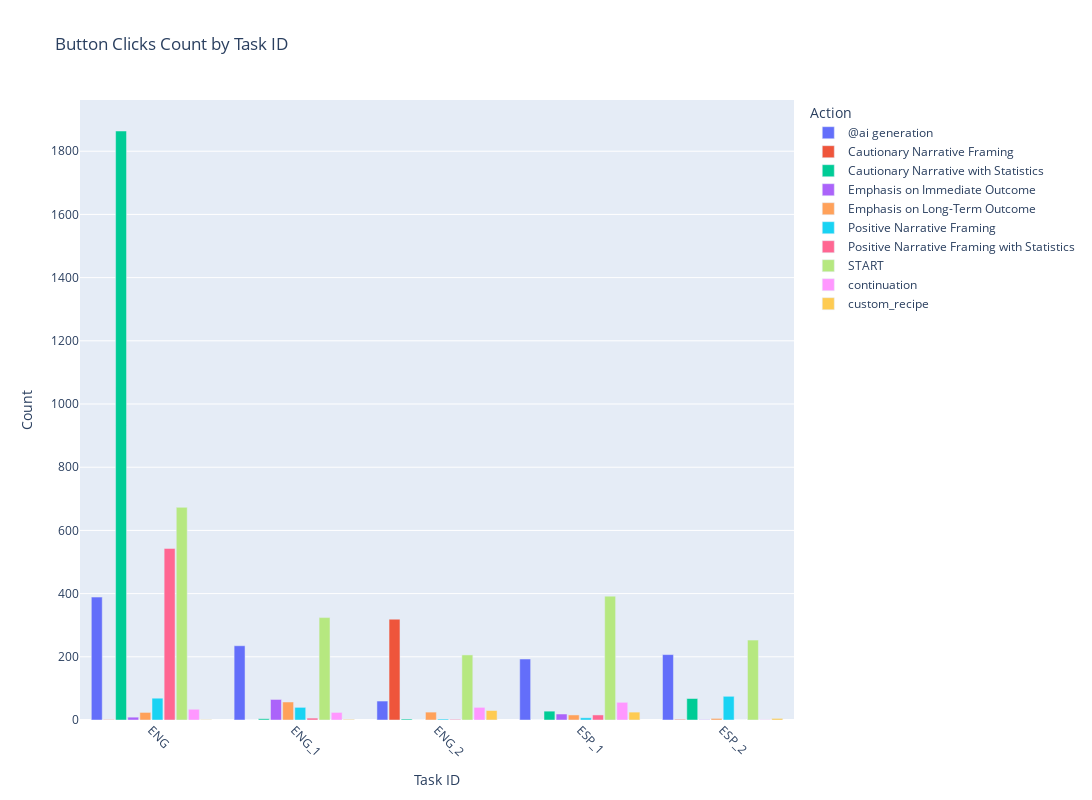

The notebook cell this image was saved under:
### Code cell
fig = px.bar(
    aggregate_data, 
    x='task_id', 
    y='backspace_count', 
    color='from_action',
    # hover_data={'feature_filtered': True, 'count': True, 'feature_filtered': True},
    # labels={'task_id': 'Task ID', 'count': 'Count', 'filtered_action': 'feature_filtered'},
    title='Button Clicks Count by Task ID',
    # histfunc='sum'
)

# Customize the layout
fig.update_layout(
    xaxis_title='Task ID',
    yaxis_title='Count',
    legend_title='Action',
    barmode='group',
    bargap=0.15,
    bargroupgap=0.1,
    width=1600,
    height=800
)

# Rotate x-axis labels
fig.update_xaxes(tickangle=45)

# Show the plot
fig.show()

### Figure 1 — Plotly figure (JSON) as saved in the notebook; plotly's stock layout.template omitted (floating-point values rounded to 4 significant figures)
{"data": [{"alignmentgroup": "True", "hovertemplate": "from_action=@ai generation<br>task_id=%{x}<br>backspace_count=%{y}<extra></extra>", "legendgroup": "@ai generation", "marker": {"color": "#636efa", "pattern": {"shape": ""}}, "name": "@ai generation", "offsetgroup": "@ai generation", "orientation": "v", "showlegend": true, "textposition": "auto", "type": "bar", "x": ["ENG", "ENG_1", "ENG_2", "ESP_1", "ESP_2"], "xaxis": "x", "y": [389, 235, 60, 193, 207], "yaxis": "y"}, {"alignmentgroup": "True", "hovertemplate": "from_action=Cautionary Narrative Framing<br>task_id=%{x}<br>backspace_count=%{y}<extra></extra>", "legendgroup": "Cautionary Narrative Framing", "marker": {"color": "#EF553B", "pattern": {"shape": ""}}, "name": "Cautionary Narrative Framing", "offsetgroup": "Cautionary Narrative Framing", "orientation": "v", "showlegend": true, "textposition": "auto", "type": "bar", "x": ["ENG", "ENG_1", "ENG_2", "ESP_1", "ESP_2"], "xaxis": "x", "y": [1, 0, 319, 0, 2], "yaxis": "y"}, {"alignmentgroup": "True", "hovertemplate": "from_action=Cautionary Narrative with Statistics<br>task_id=%{x}<br>backspace_count=%{y}<extra></extra>", "legendgroup": "Cautionary Narrative with Statistics", "marker": {"color": "#00cc96", "pattern": {"shape": ""}}, "name": "Cautionary Narrative with Statistics", "offsetgroup": "Cautionary Narrative with Statistics", "orientation": "v", "showlegend": true, "textposition": "auto", "type": "bar", "x": ["ENG", "ENG_1", "ENG_2", "ESP_1", "ESP_2"], "xaxis": "x", "y": [1864, 4, 3, 28, 68], "yaxis": "y"}, {"alignmentgroup": "True", "hovertemplate": "from_action=Emphasis on Immediate Outcome<br>task_id=%{x}<br>backspace_count=%{y}<extra></extra>", "legendgroup": "Emphasis on Immediate Outcome", "marker": {"color": "#ab63fa", "pattern": {"shape": ""}}, "name": "Emphasis on Immediate Outcome", "offsetgroup": "Emphasis on Immediate Outcome", "orientation": "v", "showlegend": true, "textposition": "auto", "type": "bar", "x": ["ENG", "ENG_1", "ENG_2", "ESP_1", "ESP_2"], "xaxis": "x", "y": [9, 65, 0, 19, 1], "yaxis": "y"}, {"alignmentgroup": "True", "hovertemplate": "from_action=Emphasis on Long-Term Outcome<br>task_id=%{x}<br>backspace_count=%{y}<extra></extra>", "legendgroup": "Emphasis on Long-Term Outcome", "marker": {"color": "#FFA15A", "pattern": {"shape": ""}}, "name": "Emphasis on Long-Term Outcome", "offsetgroup": "Emphasis on Long-Term Outcome", "orientation": "v", "showlegend": true, "textposition": "auto", "type": "bar", "x": ["ENG", "ENG_1", "ENG_2", "ESP_1", "ESP_2"], "xaxis": "x", "y": [24, 57, 25, 16, 5], "yaxis": "y"}, {"alignmentgroup": "True", "hovertemplate": "from_action=Positive Narrative Framing<br>task_id=%{x}<br>backspace_count=%{y}<extra></extra>", "legendgroup": "Positive Narrative Framing", "marker": {"color": "#19d3f3", "pattern": {"shape": ""}}, "name": "Positive Narrative Framing", "offsetgroup": "Positive Narrative Framing", "orientation": "v", "showlegend": true, "textposition": "auto", "type": "bar", "x": ["ENG", "ENG_1", "ENG_2", "ESP_1", "ESP_2"], "xaxis": "x", "y": [69, 40, 3, 7, 75], "yaxis": "y"}, {"alignmentgroup": "True", "hovertemplate": "from_action=Positive Narrative Framing with Statistics<br>task_id=%{x}<br>backspace_count=%{y}<extra></extra>", "legendgroup": "Positive Narrative Framing with Statistics", "marker": {"color": "#FF6692", "pattern": {"shape": ""}}, "name": "Positive Narrative Framing with Statistics", "offsetgroup": "Positive Narrative Framing with Statistics", "orientation": "v", "showlegend": true, "textposition": "auto", "type": "bar", "x": ["ENG", "ENG_1", "ENG_2", "ESP_1", "ESP_2"], "xaxis": "x", "y": [543, 6, 2, 16, 0], "yaxis": "y"}, {"alignmentgroup": "True", "hovertemplate": "from_action=START<br>task_id=%{x}<br>backspace_count=%{y}<extra></extra>", "legendgroup": "START", "marker": {"color": "#B6E880", "pattern": {"shape": ""}}, "name": "START", "offsetgroup": "START", "orientation": "v", "showlegend": true, "textposition": "auto", "type": "bar", "x": ["ENG", "ENG_1", "ENG_2", "ESP_1", "ESP_2"], "xaxis": "x", "y": [673, 324, 206, 392, 253], "yaxis": "y"}, {"alignmentgroup": "True", "hovertemplate": "from_action=continuation<br>task_id=%{x}<br>backspace_count=%{y}<extra></extra>", "legendgroup": "continuation", "marker": {"color": "#FF97FF", "pattern": {"shape": ""}}, "name": "continuation", "offsetgroup": "continuation", "orientation": "v", "showlegend": true, "textposition": "auto", "type": "bar", "x": ["ENG", "ENG_1", "ENG_2", "ESP_1", "ESP_2"], "xaxis": "x", "y": [34, 24, 40, 56, 1], "yaxis": "y"}, {"alignmentgroup": "True", "hovertemplate": "from_action=custom_recipe<br>task_id=%{x}<br>backspace_count=%{y}<extra></extra>", "legendgroup": "custom_recipe", "marker": {"color": "#FECB52", "pattern": {"shape": ""}}, "name": "custom_recipe", "offsetgroup": "custom_recipe", "orientation": "v", "showlegend": true, "textposition": "auto", "type": "bar", "x": ["ENG", "ENG_1", "ENG_2", "ESP_1", "ESP_2"], "xaxis": "x", "y": [1, 2, 30, 25, 5], "yaxis": "y"}], "layout": {"bargap": 0.15, "bargroupgap": 0.1, "barmode": "group", "height": 800, "legend": {"title": {"text": "Action"}, "tracegroupgap": 0}, "title": {"text": "Button Clicks Count by Task ID"}, "width": 1600, "xaxis": {"anchor": "y", "domain": [0, 1], "tickangle": 45, "title": {"text": "Task ID"}}, "yaxis": {"anchor": "x", "domain": [0, 1], "title": {"text": "Count"}}}}
